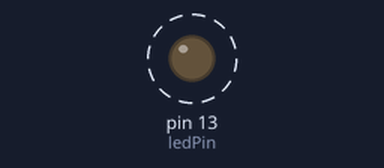
Simulated run of this sketch. Board: Arduino Uno, built with avr-gcc and run on an emulated ATmega328P. Parts: output pins drawn as LEDs (lit = HIGH). Dashed ring = blinking.

Above: at 0.2 s.
Timing chart, 0 to 3.0 s (numbered marks = the images above):
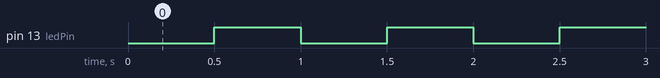

Measured:
- by itself, pin 13 (ledPin): alternates HIGH for 0.50 s and LOW for 0.50 s

The sketch:

timerInterrupt.ino
```cpp
    //Retrieved from http://playground.arduino.cc/Code/Timer1
    /*
     *  Timer1 library example
     *  June 2008 | jesse dot tane at gmail dot com
     */

    #include "TimerOne.h"
    int ledPin = 13;

    void setup()
    {
      pinMode(ledPin, OUTPUT);
      Timer1.initialize(500000);         // initialize timer1, and set a 1/2 second period
      Timer1.attachInterrupt(callback);  // attaches callback() as a timer overflow interrupt
    }

    void callback()
    {
      digitalWrite(ledPin, digitalRead(ledPin) ^ 1);
    }

    void loop()
    {
      // your program here...
      delay(1000);
    }
```
